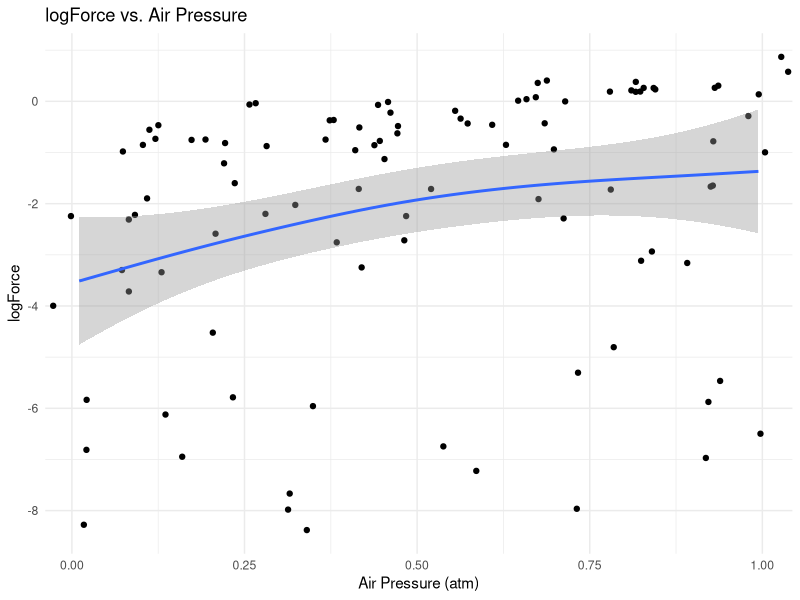
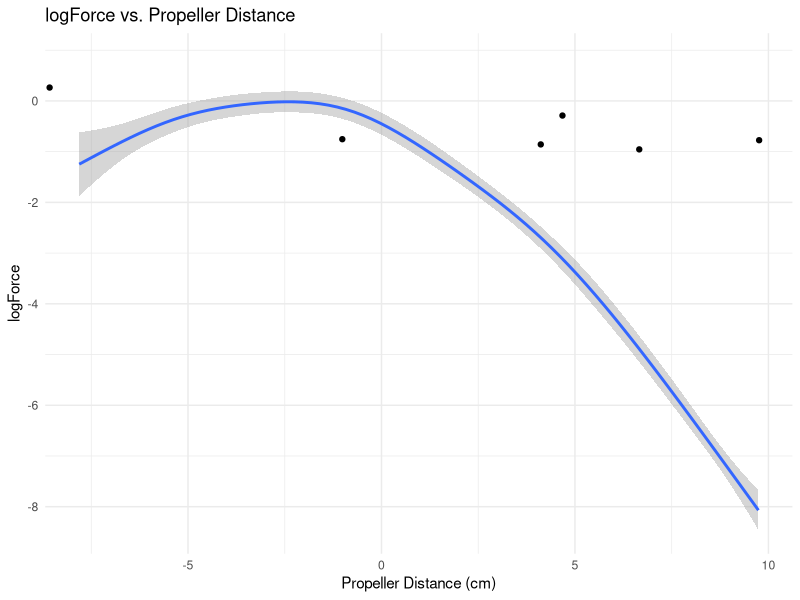
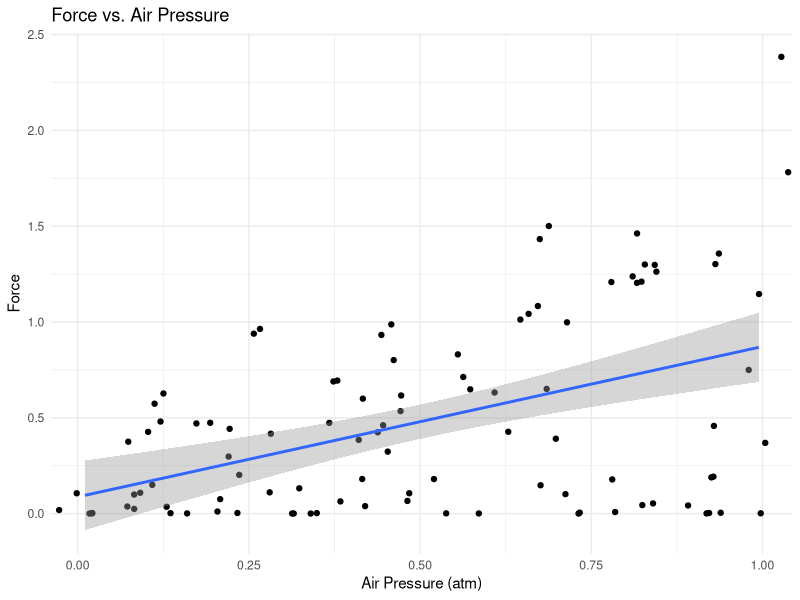
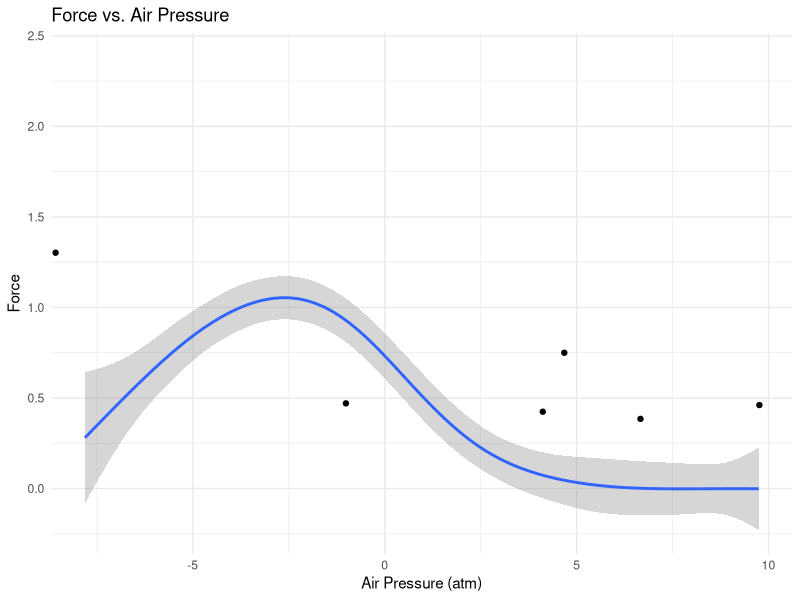
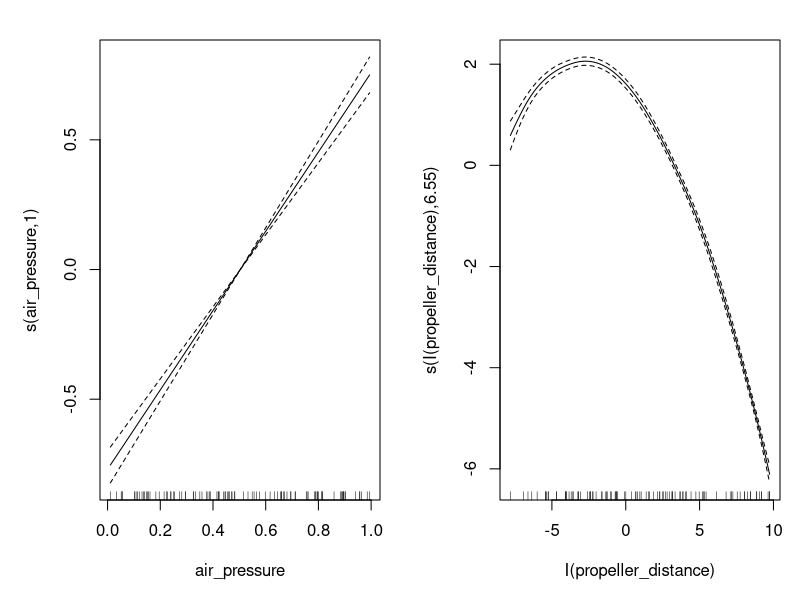
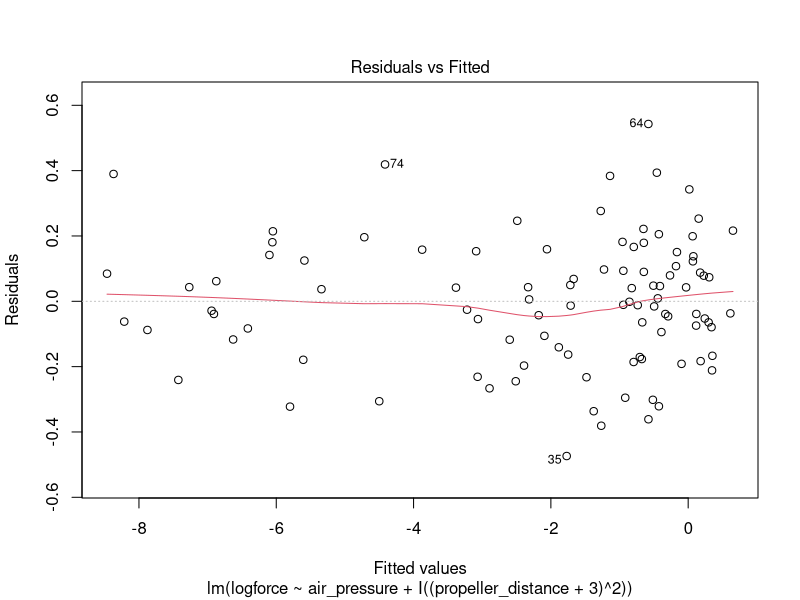
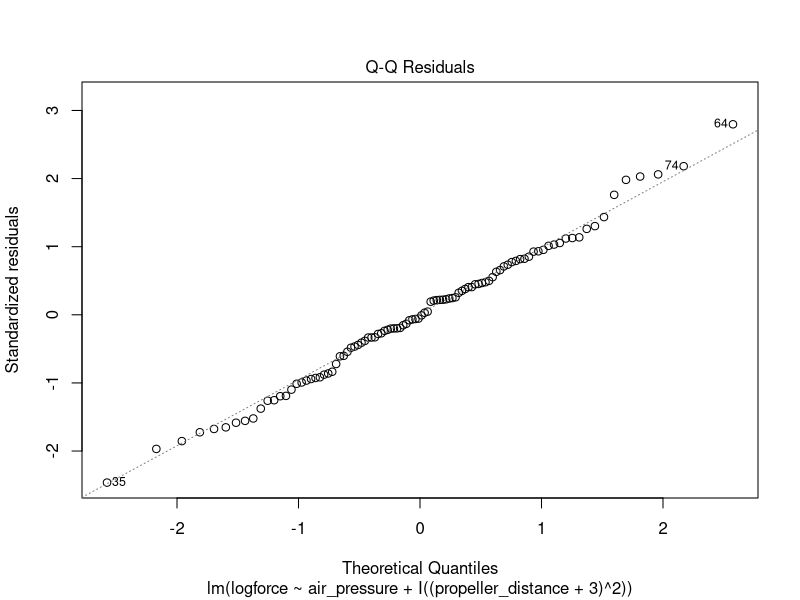
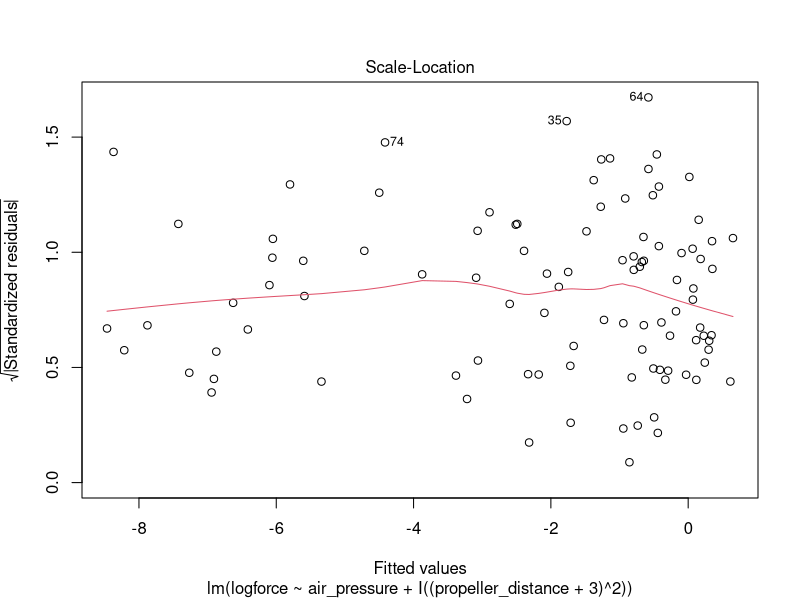

The R script that drew these images, in order:
## ---- chunk 1
knitr::opts_chunk$set(echo = TRUE,tidy=TRUE,message=FALSE,warning=FALSE,strip.white=TRUE,prompt=FALSE,
                      cache=TRUE, size="scriptsize",fig.width=4, fig.height=3,fig.align = "center")
## ---- chunk 2
# Load necessary library
library(mgcv)

# Simulating some mock data
set.seed(123) # For reproducibility
n <- 100 # Number of observations

# Independent variables
air_pressure <- runif(n, min = 0.01, max = 1) # Air pressure from 0.01 to 1 atm
propeller_distance <- runif(n, min = -8, max = 10) # Distance from -8 to +10

# Simulate some nonlinear relationships for the mock response
force <- (2 * exp(-0.05 * (propeller_distance + 3)^2)) * exp(-1.5 * (1 - air_pressure))

# Add some noise to force to simulate measurement or process variability
force <- force * rnorm(n, mean = 1, sd = 0.2) # multiplicative error

# Combine into a data frame
data <- data.frame(air_pressure, propeller_distance, force)
#data$force <- abs(data$force) # Cant have negative values
data$logforce <- log(data$force)
head(data)
## ---- chunk 3
library(ggplot2)

# Plotting logforce vs air pressure
ggplot(data, aes(x = I(air_pressure), y = logforce)) +
  geom_point() +
  geom_smooth(method = 'gam', formula = y ~ s(x), method.args = list(family = "gaussian")) +
  theme_minimal() +
  labs(title = "logForce vs. Air Pressure", x = "Air Pressure (atm)", y = "logForce")

# Plotting logforce vs propeller distance
ggplot(data, aes(x = I(propeller_distance), y = logforce)) +
  geom_point() +
  geom_smooth(method = 'gam', formula = y ~ s(x), method.args = list(family = "gaussian")) +
  theme_minimal() +
  labs(title = "logForce vs. Propeller Distance", x = "Propeller Distance (cm)", y = "logForce")

# Plotting force vs air pressure
ggplot(data, aes(x = I(air_pressure), y = force)) +
  geom_point() +
  geom_smooth(method = 'gam', formula = y ~ s(x), method.args = list(family = "gaussian")) +
  theme_minimal() +
  labs(title = "Force vs. Air Pressure", x = "Air Pressure (atm)", y = "Force")

# Plotting force vs propeller distance
ggplot(data, aes(x = I(propeller_distance), y = force)) +
  geom_point() +
  geom_smooth(method = 'gam', formula = y ~ s(x), method.args = list(family = "gaussian")) +
  theme_minimal() +
  labs(title = "Force vs. Air Pressure", x = "Air Pressure (atm)", y = "Force")

## ---- chunk 4
# Fit a GAM model with splines
model <- gam(logforce ~ s(air_pressure, k = 20) + s(I(propeller_distance), k = 20), data = data)

# Summary of the model
summary(model)

# Plotting the effects of the GAM model
plot(model, pages = 1, all.terms = TRUE, se = TRUE, scale = 0)
## ---- chunk 5
# #install.packages("plotly", dependencies = true)
# library(htmltools)
# library(plotly)
# 
# # creating a 3d plot
# fig <- plot_ly(data, x = ~propeller_distance, y = ~air_pressure, z = ~force, type = 'scatter3d', mode = 'markers',
#                marker = list(size = 5, color = force, colorscale = 'viridis', opacity = 0.8)) %>%
#   layout(title = "3d plot of force vs. propeller distance and air pressure",
#          scene = list(xaxis = list(title = 'propeller distance (cm)'),
#                       yaxis = list(title = 'air pressure (atm)'),
#                       zaxis = list(title = 'force')))
# 
# # display the plot
# fig


## ---- chunk 6
log_lm <- lm(logforce ~ air_pressure + I((propeller_distance+3)^2), data = data)
summary(log_lm)
plot(log_lm)

aic_lm <- AIC(log_lm)
bic_lm <- BIC(log_lm)
## ---- chunk 7
glm_model_gamma <- glm(force ~ air_pressure + I((propeller_distance+3)^2), family = Gamma(link = "log"), data = data)
summary(glm_model_gamma)
plot(glm_model_gamma)

data$predicted_force <- predict(glm_model_gamma, type="response")

ggplot(data, aes(x=air_pressure)) + 
  geom_point(aes(y=force), color="blue", alpha=0.5) + 
  geom_point(aes(y=predicted_force), color="red", alpha=0.5) + 
  labs(x="Air Pressure", y="Force", title="Actual vs. Predicted Force") + 
  theme_minimal()
## ---- chunk 8
glm_model_invgauss <- glm(force ~ air_pressure + I((propeller_distance+3)^2), family = inverse.gaussian(link = "log"), data = data)
summary(glm_model_invgauss)
plot(glm_model_invgauss)

data$predicted_force <- predict(glm_model_invgauss, type="response")

scaling_factor = 0.7
# Diagnostic scale adjustment (not a final solution)
data$predicted_force_adjusted <- data$predicted_force / scaling_factor


ggplot(data, aes(x=air_pressure)) + 
  geom_point(aes(y=force), color="blue", alpha=0.5) + 
  geom_point(aes(y=predicted_force_adjusted), color="red", alpha=0.5) + 
  labs(x="Air Pressure", y="Force", title="Actual vs. Predicted Force") + 
  theme_minimal()
## ---- chunk 9
glm_model_inv_gauss <- glm_model_invgauss # rename
aic_gamma <- AIC(glm_model_gamma)
aic_inv_gauss <- AIC(glm_model_inv_gauss)
bic_gamma <- BIC(glm_model_gamma)
bic_inv_gauss <- BIC(glm_model_inv_gauss)

# Print the results to compare
cat("Linear Model AIC:", aic_lm, "\nGamma Model AIC:", aic_gamma, "\nInverse Gaussian Model AIC:", aic_inv_gauss, "\n")
cat("Linear Model BIC:", bic_lm, "\nGamma Model BIC:", bic_gamma, "\nInverse Gaussian Model BIC:", bic_inv_gauss, "\n")

# Generate predictions
data$pred_gamma <- predict(glm_model_gamma, type="response")
data$pred_inv_gauss <- predict(glm_model_inv_gauss, type="response")

data$pred_inv_gauss_mod <- data$pred_inv_gauss/scaling_factor
# Plot actual vs. predicted values
library(ggplot2)

ggplot(data, aes(x=air_pressure)) +
  geom_point(aes(y=force), color="black", alpha=0.5, size=1.5, shape=1) +
  geom_line(aes(y=pred_gamma), color="blue", size=1) +
  geom_line(aes(y=pred_inv_gauss_mod), color="red", size=1) +
  labs(x="Air Pressure", y="Force", title="Model Comparison: Actual vs. Predicted Force") +
  theme_minimal() +
  scale_color_manual(values=c("blue"="Gamma Model", "red"="Inverse Gaussian Model")) +
  theme(legend.position="bottom")

# Calculate residuals
data$resid_gamma <- data$force - data$pred_gamma
data$resid_inv_gauss <- data$force - data$pred_inv_gauss/scaling_factor

# Plot residuals
ggplot(data) +
  geom_histogram(aes(x=resid_gamma), fill="blue", alpha=0.5, bins=30) +
  geom_histogram(aes(x=resid_inv_gauss), fill="red", alpha=0.5, bins=30) +
  labs(x="Residuals", y="Frequency", title="Residuals Distribution Comparison") +
  theme_minimal() +
  scale_fill_manual(values=c("blue"="Gamma Model", "red"="Inverse Gaussian Model"))
## ---- chunk 10
library(ggplot2)

# Example propeller distances to examine
propeller_distances <- seq(min(data$propeller_distance), max(data$propeller_distance), length.out = 4) # Adjust based on 

# Generate a grid of air pressure values for prediction
air_pressures <- seq(min(data$air_pressure), max(data$air_pressure), length.out = 100)

# Prepare a data frame for predictions
new_data <- expand.grid(air_pressure = air_pressures, propeller_distance = propeller_distances)

# Predict force for each combination of air_pressure and propeller_distance
new_data$predicted_force <- predict(glm_model_gamma, newdata = new_data, type = "response")

# Plotting
ggplot(new_data, aes(x = air_pressure, y = I(predicted_force), group = propeller_distance, color = as.factor(propeller_distance))) +
  geom_line() +
  labs(x = "Air Pressure", y = "Predicted Force", title = "Predicted Force vs. Air Pressure for Different Propeller Distances") +
  scale_color_viridis_d(name = "Propeller Distance") +
  theme_minimal()

## ---- chunk 11
library(ggplot2)

# Example air pressures to examine
air_pressures <- seq(min(data$air_pressure), max(data$air_pressure), length.out = 4) # Adjust based on your data

# Generate a grid of propeller distance values for prediction
propeller_distances <- seq(min(data$propeller_distance), max(data$propeller_distance), length.out = 100)

# Prepare a data frame for predictions
new_data <- expand.grid(air_pressure = air_pressures, propeller_distance = propeller_distances)

# Predict force for each combination of air_pressure and propeller_distance
new_data$predicted_force <- predict(glm_model_gamma, newdata = new_data, type = "response")

# Plotting
ggplot(new_data, aes(x = propeller_distance, y = predicted_force, group = air_pressure, color = as.factor(air_pressure))) +
  geom_line() +
  labs(x = "Propeller Distance", y = "Predicted Force", title = "Predicted Force vs. Propeller Distance for Different Air Pressures") +
  scale_color_viridis_d(name = "Air Pressure") +
  theme_minimal()

## ---- chunk 12
# Example air pressure values
air_pressures_example <- c(1.0, 0.5, 1)

# Create a new data frame for predictions
propeller_distances <- seq(min(data$propeller_distance), max(data$propeller_distance), length = 100)
predictions_df <- expand.grid(propeller_distance = propeller_distances, air_pressure = air_pressures_example)

# Predict on the link (log) scale including standard errors
predictions_log_scale <- predict(glm_model_gamma, newdata = predictions_df, type = "link", se.fit = TRUE)

# Generate predictions
predictions_df$predicted_force <- predict(glm_model_gamma, newdata = predictions_df, type = "response")

# Calculate confidence intervals on the log scale
ci_width <- qnorm(0.975) * predictions_log_scale$se.fit
lower_log <- predictions_log_scale$fit - ci_width
upper_log <- predictions_log_scale$fit + ci_width

# Transform confidence intervals back to the original scale
predictions_df$lower_bound <- exp(lower_log)
predictions_df$upper_bound <- exp(upper_log)

# Plotting
ggplot(predictions_df, aes(x = propeller_distance)) +
  geom_line(aes(y = predicted_force, color = as.factor(air_pressure))) +
  geom_ribbon(aes(ymin = lower_bound, ymax = upper_bound, fill = as.factor(air_pressure)), alpha = 0.2) +
  scale_color_viridis_d(name = "Air Pressure") +
  scale_fill_viridis_d(name = "Air Pressure", guide = FALSE) +
  labs(x = "Propeller Distance", y = "Predicted Force", title = "Predicted Force vs. Propeller Distance\nfor Different Air Pressures with Confidence Intervals") +
  theme_minimal()

